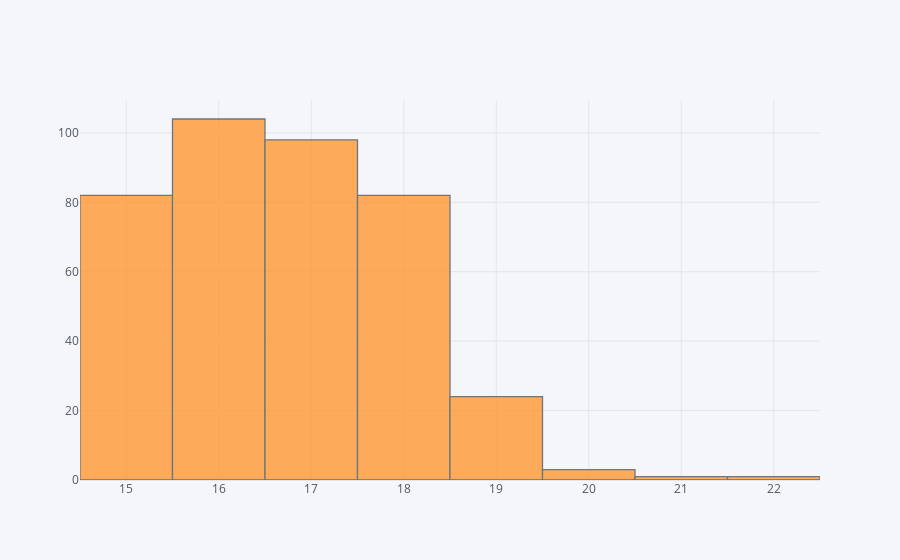

Notebook code for this chart:
### Markdown cell above
Видно что выбросом является только значение 22, значени 21 укладывается в диапазон. Однако, по условию задачи, возраст 22 является допустимым, поэтому мы не можем его просто так удалить.

### Code cell
# Посмотрим на распределение возраста подробнее:
data['age'].iplot(kind = 'histogram')

### Figure 1 — Plotly figure (JSON) as saved in the notebook; plotly's stock layout.template omitted (floating-point values rounded to 4 significant figures; data arrays with more than 128 entries replaced by an {"elided": "..."} marker saying what was removed)
{"data": [{"histfunc": "count", "histnorm": "", "marker": {"color": "rgba(255, 153, 51, 1.0)", "line": {"color": "#4D5663", "width": 1.3}}, "name": "age", "opacity": 0.8, "orientation": "v", "type": "histogram", "x": {"elided": "395 int values"}}], "layout": {"barmode": "overlay", "legend": {"bgcolor": "#F5F6F9", "font": {"color": "#4D5663"}}, "paper_bgcolor": "#F5F6F9", "plot_bgcolor": "#F5F6F9", "title": {"font": {"color": "#4D5663"}}, "xaxis": {"gridcolor": "#E1E5ED", "showgrid": true, "tickfont": {"color": "#4D5663"}, "title": {"font": {"color": "#4D5663"}, "text": ""}, "zerolinecolor": "#E1E5ED"}, "yaxis": {"gridcolor": "#E1E5ED", "showgrid": true, "tickfont": {"color": "#4D5663"}, "title": {"font": {"color": "#4D5663"}, "text": ""}, "zerolinecolor": "#E1E5ED"}}}
